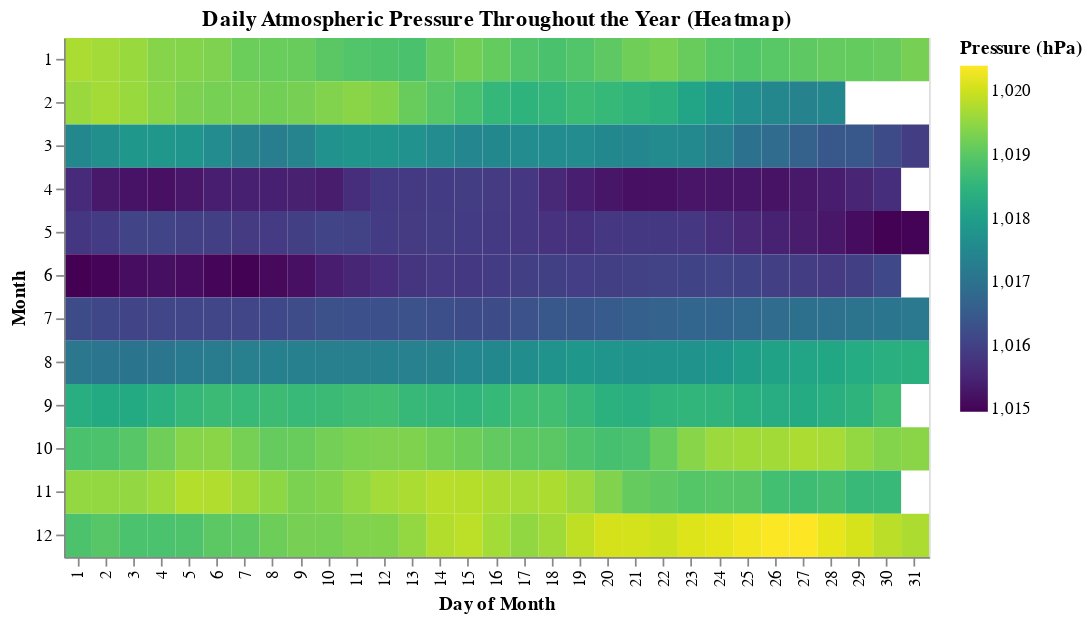

The notebook cell saved with this chart:
### Code cell
# Method 2: Using GROUP BY for seasonal atmospheric pressure analysis
print("=== GROUP BY: Seasonal Atmospheric Pressure Analysis ===")
pressure_seasonal = weather_df.groupby('Season')['HLY-PRES-NORMAL'].agg([
    'count', 'mean', 'std', 'min', 'max'
]).round(2)

# Calculate quartiles separately
q1_data = weather_df.groupby('Season')['HLY-PRES-NORMAL'].quantile(0.25).round(2)
q3_data = weather_df.groupby('Season')['HLY-PRES-NORMAL'].quantile(0.75).round(2)

# Add quartiles to the dataframe
pressure_seasonal['Q1'] = q1_data
pressure_seasonal['Q3'] = q3_data

# Reorder columns
pressure_seasonal = pressure_seasonal[['count', 'mean', 'std', 'min', 'Q1', 'Q3', 'max']]
pressure_seasonal.columns = ['Count', 'Mean', 'Std_Dev', 'Min', 'Q1', 'Q3', 'Max']
pressure_seasonal = pressure_seasonal.reindex(['Spring', 'Summer', 'Fall', 'Winter'])

print(pressure_seasonal)
print(f"\nHighest average pressure: {pressure_seasonal['Mean'].max():.1f} hPa in {pressure_seasonal['Mean'].idxmax()}")
print(f"Lowest average pressure: {pressure_seasonal['Mean'].min():.1f} hPa in {pressure_seasonal['Mean'].idxmin()}")

# Monthly atmospheric pressure analysis using PIVOT TABLE and GROUP BY
print("\n=== GROUP BY: Monthly Atmospheric Pressure Analysis ===")
monthly_pressure = weather_df.groupby('Month')['HLY-PRES-NORMAL'].agg([
    'count', 'mean', 'std', 'min', 'max'
]).round(2)

# Calculate quartiles separately
q1_monthly = weather_df.groupby('Month')['HLY-PRES-NORMAL'].quantile(0.25).round(2)
q3_monthly = weather_df.groupby('Month')['HLY-PRES-NORMAL'].quantile(0.75).round(2)

# Add quartiles and month names
monthly_pressure['Q1'] = q1_monthly
monthly_pressure['Q3'] = q3_monthly
monthly_pressure.columns = ['Count', 'Mean', 'Std_Dev', 'Min', 'Q1', 'Q3', 'Max']

# Add month names for better readability
month_names = {1: 'Jan', 2: 'Feb', 3: 'Mar', 4: 'Apr', 5: 'May', 6: 'Jun',
               7: 'Jul', 8: 'Aug', 9: 'Sep', 10: 'Oct', 11: 'Nov', 12: 'Dec'}
monthly_pressure['Month_Name'] = [month_names[i] for i in monthly_pressure.index]

print(monthly_pressure[['Month_Name', 'Mean', 'Std_Dev', 'Min', 'Max']])

print(f"\nHighest average pressure: {monthly_pressure['Mean'].max():.1f} hPa in {monthly_pressure.loc[monthly_pressure['Mean'].idxmax(), 'Month_Name']}")
print(f"Lowest average pressure: {monthly_pressure['Mean'].min():.1f} hPa in {monthly_pressure.loc[monthly_pressure['Mean'].idxmin(), 'Month_Name']}")

# Create PIVOT TABLE showing hourly pressure patterns by month
print("\n=== PIVOT TABLE: Hourly Pressure Patterns by Month ===")
weather_df['Hour'] = weather_df['DATE'].dt.hour
pressure_hourly_pivot = weather_df.pivot_table(
    values='HLY-PRES-NORMAL',
    index='Hour',
    columns='Month',
    aggfunc='mean'
).round(1)

print("Sample of hourly pressure data (first 5 hours):")
print(pressure_hourly_pivot.head())

# Calculate monthly pressure ranges and variations
print("\n=== Monthly Pressure Variation Analysis ===")
for month in range(1, 13):
    month_data = weather_df[weather_df['Month'] == month]['HLY-PRES-NORMAL']
    min_val = month_data.min()
    max_val = month_data.max()
    mean_val = month_data.mean()
    range_val = max_val - min_val
    print(f"{month_names[month]}: Mean={mean_val:.1f} hPa, Range={range_val:.1f} hPa (Min={min_val:.1f}, Max={max_val:.1f})")

# Create monthly pressure visualization
monthly_pressure_chart_data = weather_df.groupby('Month')['HLY-PRES-NORMAL'].agg(['mean', 'min', 'max']).reset_index()
monthly_pressure_chart_data['Month_Name'] = monthly_pressure_chart_data['Month'].map(month_names)

# Reshape for plotting
pressure_monthly_long = monthly_pressure_chart_data.melt(
    id_vars=['Month', 'Month_Name'], 
    value_vars=['mean', 'min', 'max'],
    var_name='Statistic', 
    value_name='Pressure'
)

monthly_pressure_chart = alt.Chart(pressure_monthly_long).mark_line(point=True, strokeWidth=2).encode(
    x=alt.X('Month:O', title='Month', axis=alt.Axis(labelAngle=0)),
    y=alt.Y('Pressure:Q', title='Atmospheric Pressure (hPa)'),
    color=alt.Color('Statistic:N', 
                    scale=alt.Scale(domain=['min', 'mean', 'max'],
                                   range=['lightblue', 'steelblue', 'darkred']),
                    legend=alt.Legend(title="Pressure Type")),
    tooltip=['Month_Name:N', 'Statistic:N', alt.Tooltip('Pressure:Q', format='.1f')]
).properties(
    width=600,
    height=350,
    title='Monthly Atmospheric Pressure Patterns: Min, Mean, and Max (1981-2010)'
)

monthly_pressure_chart

# Create monthly pressure heatmap showing daily variations
print("\n=== Monthly Pressure Heatmap Analysis ===")
weather_df['Day'] = weather_df['DATE'].dt.day

# Create a more detailed heatmap showing pressure by month and day
monthly_daily_pressure = weather_df.groupby(['Month', 'Day'])['HLY-PRES-NORMAL'].mean().reset_index()
monthly_daily_pressure['Month_Name'] = monthly_daily_pressure['Month'].map(month_names)

pressure_monthly_heatmap = alt.Chart(monthly_daily_pressure).mark_rect().encode(
    x=alt.X('Day:O', title='Day of Month'),
    y=alt.Y('Month:O', title='Month', sort=[1,2,3,4,5,6,7,8,9,10,11,12]),
    color=alt.Color('HLY-PRES-NORMAL:Q', 
                    scale=alt.Scale(scheme='viridis'),
                    title='Pressure (hPa)'),
    tooltip=['Month_Name:N', 'Day:O', alt.Tooltip('HLY-PRES-NORMAL:Q', format='.1f')]
).properties(
    width=500,
    height=300,
    title='Daily Atmospheric Pressure Throughout the Year (Heatmap)'
)

pressure_monthly_heatmap

### Figure 1 — Vega-Lite specification as saved in the notebook (floating-point values rounded to 4 significant figures; data arrays with more than 128 entries replaced by an {"elided": "..."} marker saying what was removed)
{"config": {"view": {"continuousWidth": 300, "continuousHeight": 300}}, "data": {"name": "data-da1e9c9f149ebf162509de1ebcabd242"}, "mark": {"type": "rect"}, "encoding": {"color": {"field": "HLY-PRES-NORMAL", "scale": {"scheme": "viridis"}, "title": "Pressure (hPa)", "type": "quantitative"}, "tooltip": [{"field": "Month_Name", "type": "nominal"}, {"field": "Day", "type": "ordinal"}, {"field": "HLY-PRES-NORMAL", "format": ".1f", "type": "quantitative"}], "x": {"field": "Day", "title": "Day of Month", "type": "ordinal"}, "y": {"field": "Month", "sort": [1, 2, 3, 4, 5, 6, 7, 8, 9, 10, 11, 12], "title": "Month", "type": "ordinal"}}, "height": 300, "title": "Daily Atmospheric Pressure Throughout the Year (Heatmap)", "width": 500, "$schema": "https://vega.github.io/schema/vega-lite/v5.20.1.json", "datasets": {"data-da1e9c9f149ebf162509de1ebcabd242": {"elided": "365 records"}}}
